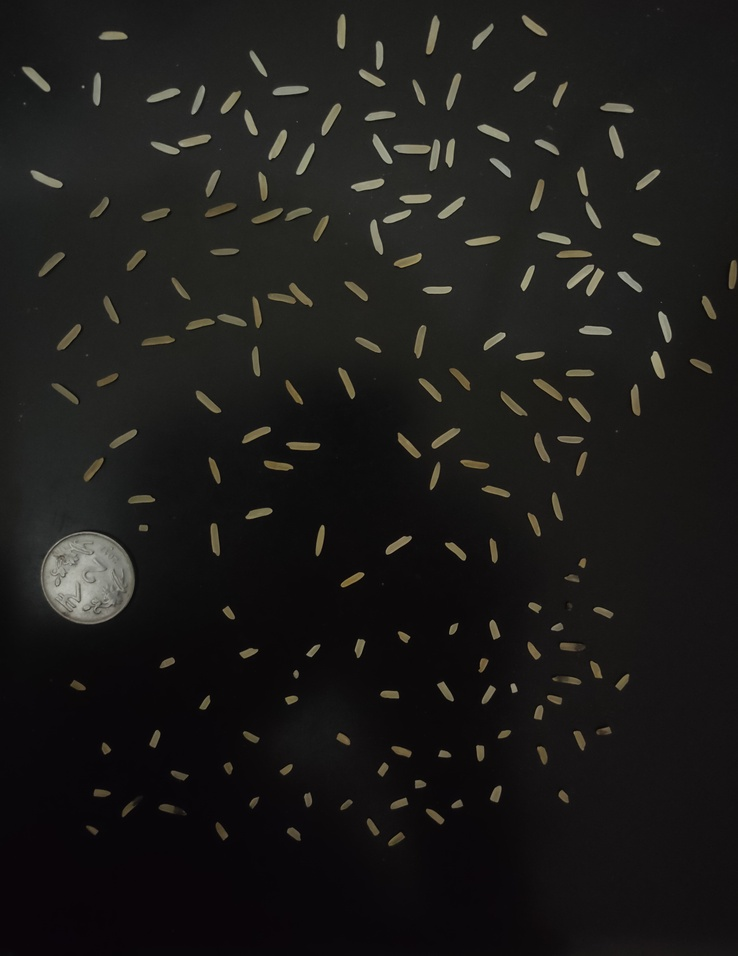
#> input picture batch_dataset/picCacloaigao (1).jpg, 738 x 956 px, shrunk from 3000 x 3887 before the run
$ python -i segmentation.py   (imports and definitions only)
#> lines starting #> are read from the running program, lines starting #| are printed output that depends on the picture; after the words box and inside, x2 and y2 are one past the last pixel; in counts of white or black regions, pixels touching at a corner belong together
"""Member 2: Otsu, morphology, connected components and optional watershed."""
from dataclasses import dataclass
import cv2
import numpy as np
from scipy import ndimage as ndi
from skimage.morphology import h_maxima


@dataclass
class GrainRegion:
    grain_id: int
    bbox: tuple
    mask: np.ndarray
    contour: np.ndarray
    centroid: tuple
    touches_border: bool
    was_split: bool = False


@dataclass
class SegmentationResult:
    binary: np.ndarray
    labels: np.ndarray
    regions: list
    threshold: float
    foreground: str
    warnings: list


def _split_component(mask, min_area):
    """Use separated distance maxima as seeds; avoid splitting a thin grain into many pieces."""
    distance = cv2.distanceTransform(mask.astype(np.uint8), cv2.DIST_L2, 5)
    smooth = cv2.GaussianBlur(distance, (5, 5), 0)
    height = max(1.0, float(distance.max()) * 0.22)
    maxima = h_maxima(smooth, height) & mask
    count, seeds = cv2.connectedComponents(maxima.astype(np.uint8))
    if count <= 2:
        return [mask]
    centers = []
    for seed_id in range(1, count):
        ys, xs = np.where(seeds == seed_id)
        best = np.argmax(smooth[ys, xs])
        centers.append((float(smooth[ys[best], xs[best]]), int(ys[best]), int(xs[best])))
    chosen = []
    for peak, y, x in sorted(centers, reverse=True):
        if all(np.hypot(y - yy, x - xx) >= max(3, min(peak, pp) * 1.25) for pp, yy, xx in chosen):
            chosen.append((peak, y, x))
    if len(chosen) < 2:
        return [mask]
    markers = np.zeros(mask.shape, np.int32)
    markers[~mask] = 1
    for i, (_, y, x) in enumerate(chosen, 2):
        markers[y, x] = i
    relief = np.uint8(255 - cv2.normalize(smooth, None, 0, 255, cv2.NORM_MINMAX))
    cv2.watershed(cv2.cvtColor(relief, cv2.COLOR_GRAY2BGR), markers)
    valid = (markers > 1) & mask
    if not valid.any():
        return [mask]
    # Assign watershed boundaries/background leakage to the nearest surviving seed region.
    nearest = ndi.distance_transform_edt(~valid, return_distances=False, return_indices=True)
    filled = markers[tuple(nearest)]
    parts = [(filled == i) & mask for i in range(2, len(chosen) + 2)]
    if any(int(p.sum()) < min_area for p in parts):
        return [mask]
    return parts


def segment_grains(gray, min_area=12, foreground='auto', opening=1, closing=1, watershed=True, threshold_override=None):
    if gray.ndim != 2 or gray.dtype != np.uint8:
        raise ValueError('Phân đoạn cần ảnh xám uint8.')
    if min_area < 1 or opening < 0 or closing < 0:
        raise ValueError('Diện tích tối thiểu dương, số lần hình thái học không âm.')
    if foreground not in {'auto', 'bright', 'dark'}:
        raise ValueError('foreground phải là auto, bright hoặc dark.')
    threshold, binary = cv2.threshold(gray, 0, 255, cv2.THRESH_BINARY + cv2.THRESH_OTSU)
    if threshold_override is not None:
        if not 0 <= threshold_override <= 255:
            raise ValueError('Ngưỡng thủ công phải nằm trong [0,255].')
        threshold, binary = cv2.threshold(gray, float(threshold_override), 255, cv2.THRESH_BINARY)
    if foreground == 'auto':
        border = np.concatenate((binary[0], binary[-1], binary[:, 0], binary[:, -1]))
        foreground = 'dark' if np.mean(border > 0) > 0.5 else 'bright'
    if foreground == 'dark':
        binary = cv2.bitwise_not(binary)
    kernel = cv2.getStructuringElement(cv2.MORPH_ELLIPSE, (3, 3))
    if opening:
        binary = cv2.morphologyEx(binary, cv2.MORPH_OPEN, kernel, iterations=opening)
    if closing:
        binary = cv2.morphologyEx(binary, cv2.MORPH_CLOSE, kernel, iterations=closing)
    # Fill only enclosed holes, retaining the outside boundary.
    binary = ndi.binary_fill_holes(binary > 0).astype(np.uint8) * 255
    n, components, stats, _ = cv2.connectedComponentsWithStats(binary)
    labels = np.zeros(gray.shape, np.int32)
    regions = []
    clean = np.zeros_like(binary)
    for component_id in range(1, n):
        x, y, w, h, area = map(int, stats[component_id])
        if area < min_area:
            continue
        # Padding lets watershed see background even when the bounding box is tight.
        x0, y0 = max(0, x - 2), max(0, y - 2)
        x1, y1 = min(gray.shape[1], x + w + 2), min(gray.shape[0], y + h + 2)
        local = components[y0:y1, x0:x1] == component_id
        contours, _ = cv2.findContours(local.astype(np.uint8), cv2.RETR_EXTERNAL, cv2.CHAIN_APPROX_SIMPLE)
        contour = max(contours, key=cv2.contourArea)
        hull_area = cv2.contourArea(cv2.convexHull(contour))
        solidity = cv2.contourArea(contour) / hull_area if hull_area else 1.0
        parts = _split_component(local, min_area) if watershed and solidity < 0.97 else [local]
        for part in parts:
            ys, xs = np.where(part)
            px, py = int(xs.min()), int(ys.min())
            pw, ph = int(xs.max() - px + 1), int(ys.max() - py + 1)
            roi = part[py:py+ph, px:px+pw].astype(np.uint8) * 255
            cc, _ = cv2.findContours(roi, cv2.RETR_EXTERNAL, cv2.CHAIN_APPROX_SIMPLE)
            contour = max(cc, key=cv2.contourArea)
            gx, gy = x0 + px, y0 + py
            contour = contour + np.array([[[gx, gy]]], np.int32)
            grain_id = len(regions) + 1
            labels[gy:gy+ph, gx:gx+pw][roi > 0] = grain_id
            clean[gy:gy+ph, gx:gx+pw][roi > 0] = 255
            touches = gx == 0 or gy == 0 or gx+pw == gray.shape[1] or gy+ph == gray.shape[0]
            regions.append(GrainRegion(grain_id, (gx, gy, pw, ph), roi, contour,
                                       (float(xs.mean()+x0), float(ys.mean()+y0)), touches, len(parts) > 1))
    warnings = []
    if not regions:
        warnings.append('Không phát hiện vùng hợp lệ; kiểm tra nền, ánh sáng và diện tích tối thiểu.')
    if np.mean(clean > 0) > 0.6:
        warnings.append('Tiền cảnh chiếm hơn 60% ảnh; kiểm tra lựa chọn nền và các hạt chồng lấp.')
    if any(r.was_split for r in regions):
        warnings.append('Có vùng được tách bằng Watershed; cần kiểm tra bằng mắt trước khi gán nhãn chuẩn.')
    return SegmentationResult(clean, labels, regions, float(threshold), foreground, warnings)

>>> import cv2
>>> picture = cv2.imread('batch_dataset/picCacloaigao (1).jpg', cv2.IMREAD_GRAYSCALE)
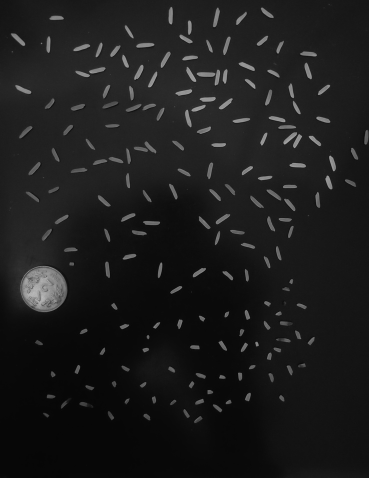
#> picture: shape (956, 738) (shown at 1/2 size); min 0, max 188, mean 27.7
>>> result = segment_grains(picture)
#> in segment_grains, `threshold, binary = cv2.threshold(gray, 0, 255, cv2.THRESH_BINARY + cv..`:
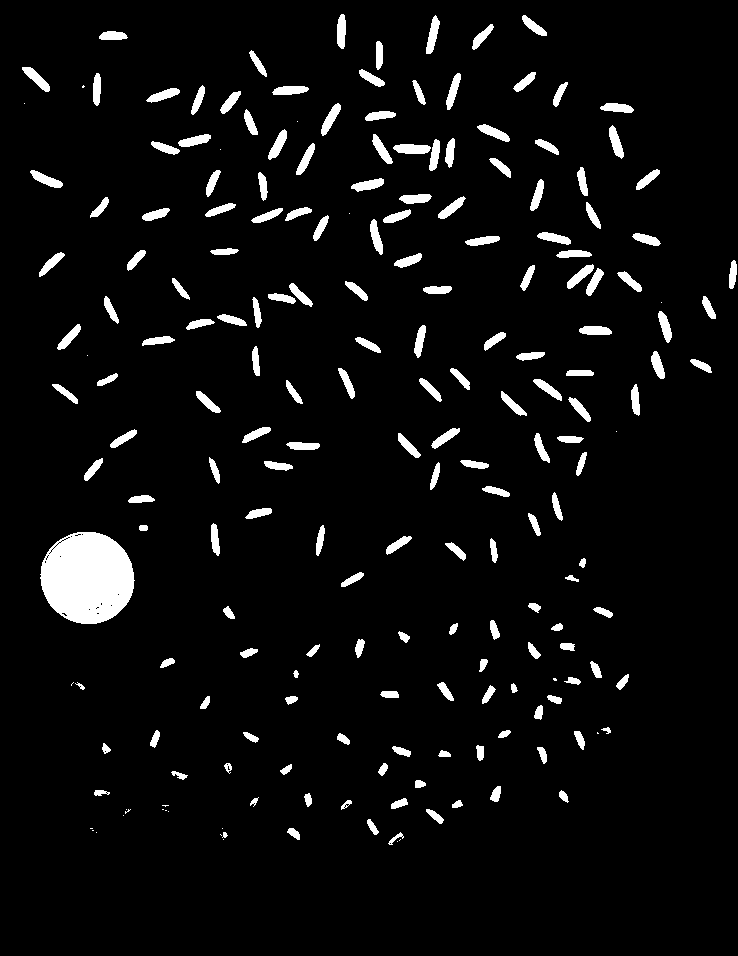
#> binary: shape (956, 738); 5.2% white; 208 white regions (26 under 20 px), largest, box (x1, y1, x2, y2) and area: (40, 532, 135, 624) 6766, (393, 144, 431, 154) 311, (426, 15, 440, 54) 289
#> in segment_grains, `threshold, binary = cv2.threshold(gray, 0, 255, cv2.THRESH_BINARY + cv..`: threshold = 70
#> in segment_grains, `border = np.concatenate((binary[0], binary[-1], binary[:, 0], binary[:..`: border = 3388 values from 0 to 0
#> in segment_grains, `foreground = 'dark' if np.mean(border > 0) > 0.5 else 'bright'`: foreground = 'bright'
#> in segment_grains, `n, components, stats, _ = cv2.connectedComponentsWithStats(binary)`:
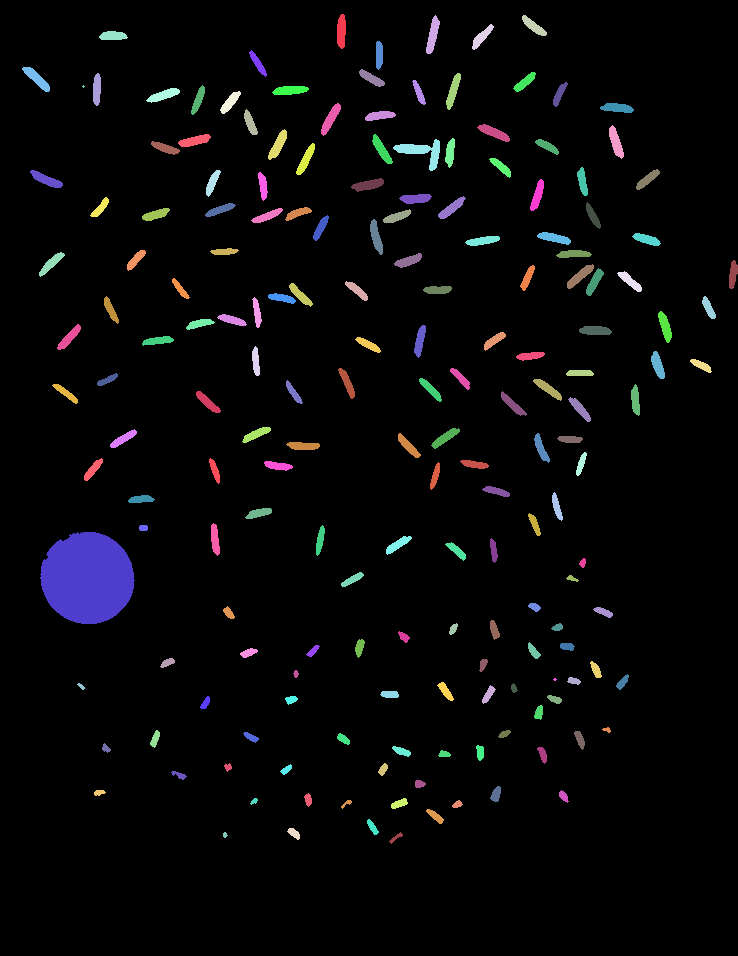
#> components: shape (956, 738) int32; 184 distinct labels, from 0 to 183; one colour per label, 0 black
#> in segment_grains, `n, components, stats, _ = cv2.connectedComponentsWithStats(binary)`: n = 184; stats = 184 rows, first 6: [0, 0, 738, 956, 669270], [337, 14, 9, 35, 261], [426, 15, 14, 39, 288], [522, 15, 25, 21, 216], [472, 24, 22, 26, 212], [99, 31, 29, 9, 209]
#> the loop in segment_grains, `for component_id in range(1, n):` made 183 passes
#> (x, y, w, h, area, x0, y0, x1) on passes 1 to 3: (337, 14, 9, 35, 261, 335, 12, 348), (426, 15, 14, 39, 288, 424, 13, 442), (522, 15, 25, 21, 216, 520, 13, 549)
#> pass 3, in segment_grains, `local = components[y0:y1, x0:x1] == component_id`:
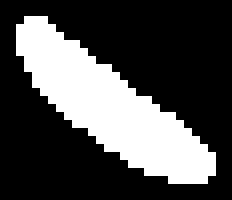
#> local: shape (25, 29) bool (shown 8 times larger); 29.8% white; 1 white region, box (x1, y1, x2, y2) and area: (2, 2, 27, 23) 216
#> pass 3, in _split_component (call 3), `smooth = cv2.GaussianBlur(distance, (5, 5), 0)`:
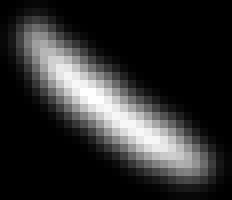
#> smooth: shape (25, 29) float32 (shown 8 times larger); min 0, max 3.6, mean 0.651; drawn with min black and max white
#> pass 3, in _split_component (call 3), `maxima = h_maxima(smooth, height) & mask`:
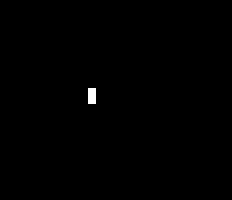
#> maxima: shape (25, 29) (shown 8 times larger); values 0 (black) and 1 (white), 0.28% white in thin lines or dots, all inside (x1, y1, x2, y2) = (11, 11, 12, 13)
#> after the loop in segment_grains, `for component_id in range(1, n):`:
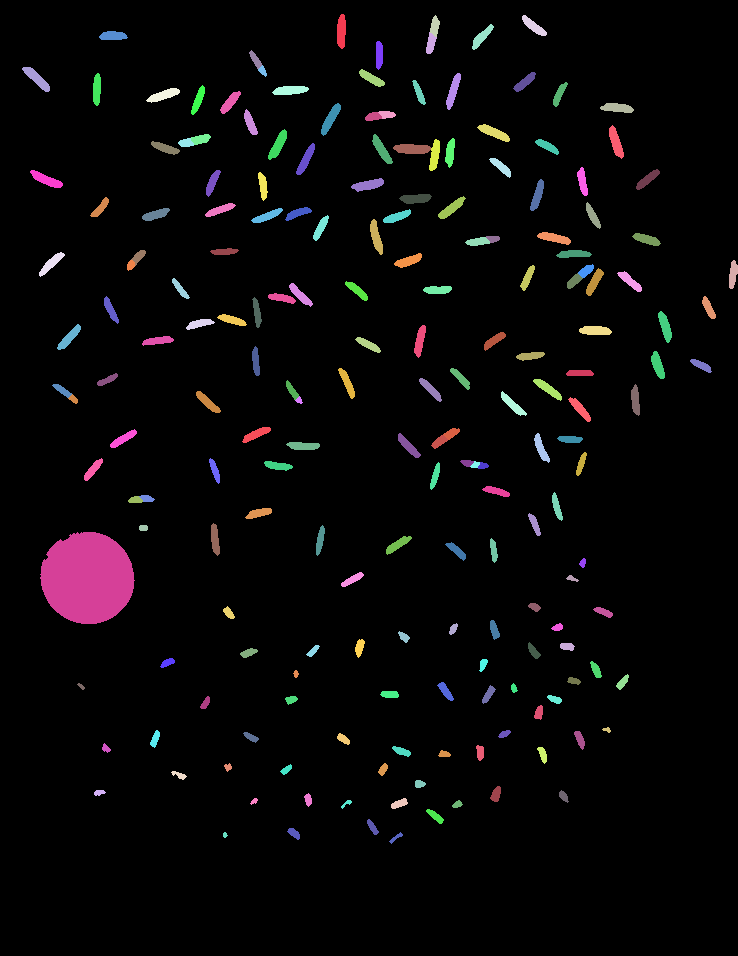
#> labels: shape (956, 738) int32; 196 distinct labels, from 0 to 195; one colour per label, 0 black

$ run again, on batch_dataset/picCacloaigao (10).jpg
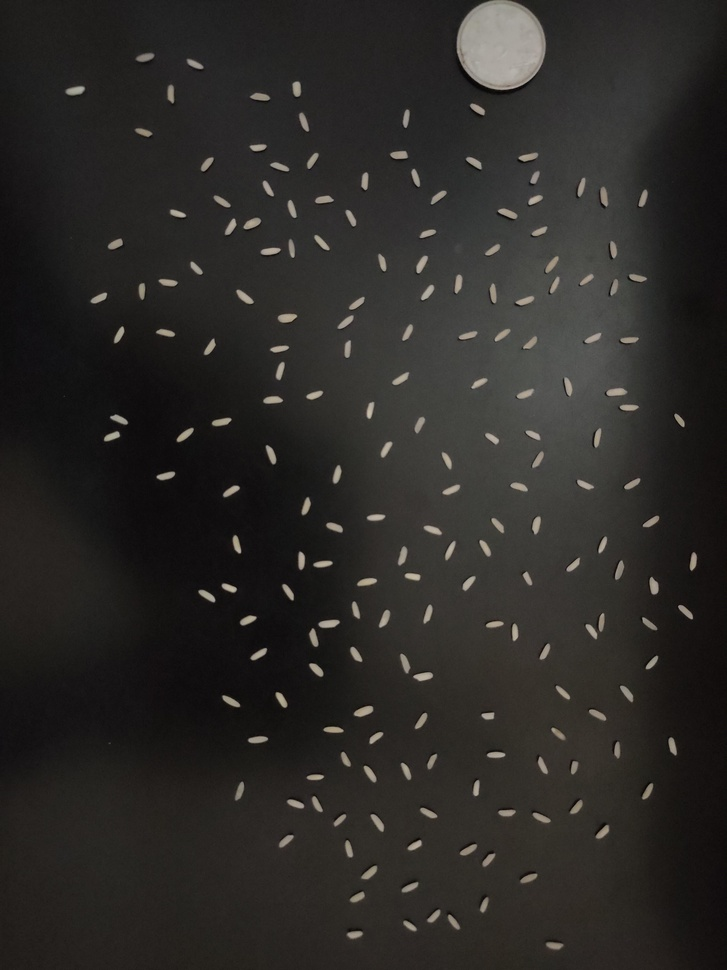
#> input picture batch_dataset/picCacloaigao (10).jpg, 727 x 970 px, shrunk from 3000 x 4000 before the run
#> in segment_grains, `threshold, binary = cv2.threshold(gray, 0, 255, cv2.THRESH_BINARY + cv..`:
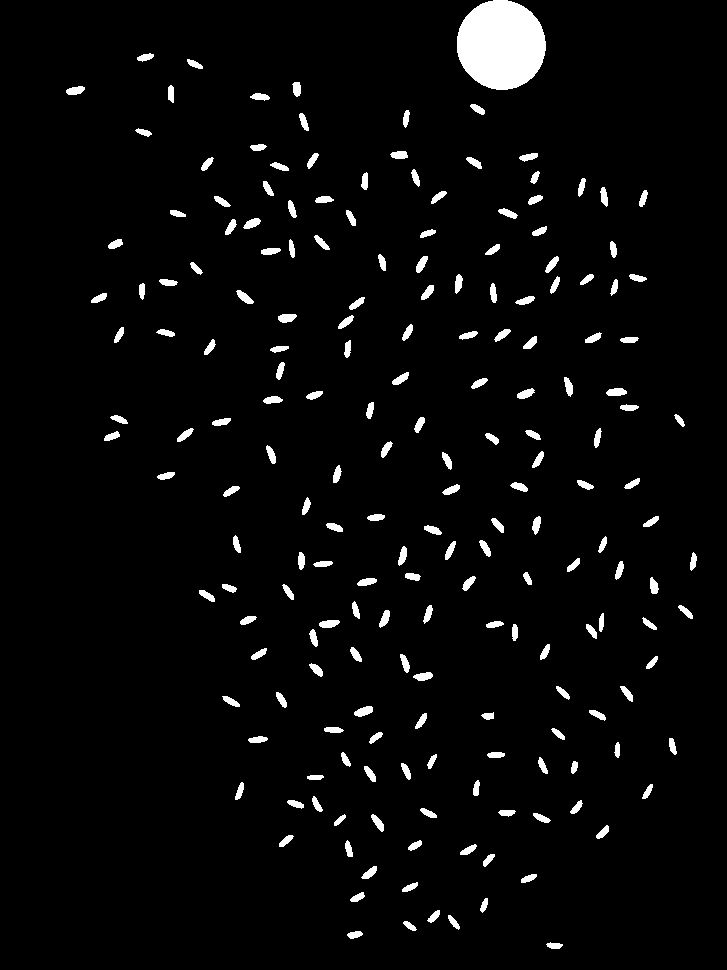
#> binary: shape (970, 727); 3.6% white; 196 white regions, largest, box (x1, y1, x2, y2) and area: (457, 0, 546, 90) 6292, (354, 706, 373, 717) 140, (606, 388, 627, 396) 135
#> threshold = 91
#> border = 3394 values, max 255 at index 493, min 0 at index 0, mean 1.13
#> foreground = 'bright'
#> components: shape (970, 727) int32; 197 distinct labels, from 0 to 196
#> n = 197; stats = 197 rows, first 6: [0, 0, 727, 970, 680225], [457, 0, 89, 90, 6299], [137, 53, 17, 9, 93], [187, 59, 16, 10, 86], [292, 82, 9, 15, 103], [168, 85, 6, 18, 91]
#> the loop in segment_grains, `for component_id in range(1, n):` made 196 passes
#> (x, y, w, h, area, x0, y0, x1) on passes 2 to 4: (137, 53, 17, 9, 93, 135, 51, 156), (187, 59, 16, 10, 86, 185, 57, 205), (292, 82, 9, 15, 103, 290, 80, 303)
#> pass 1, in segment_grains, `local = components[y0:y1, x0:x1] == component_id`:
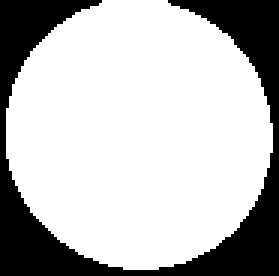
#> local: shape (92, 93) bool (shown 3 times larger); 73.6% white; 1 black region, box (x1, y1, x2, y2) and area: (0, 0, 93, 92) 2257

$ run again, on batch_dataset/picCacloaigao (11).jpg
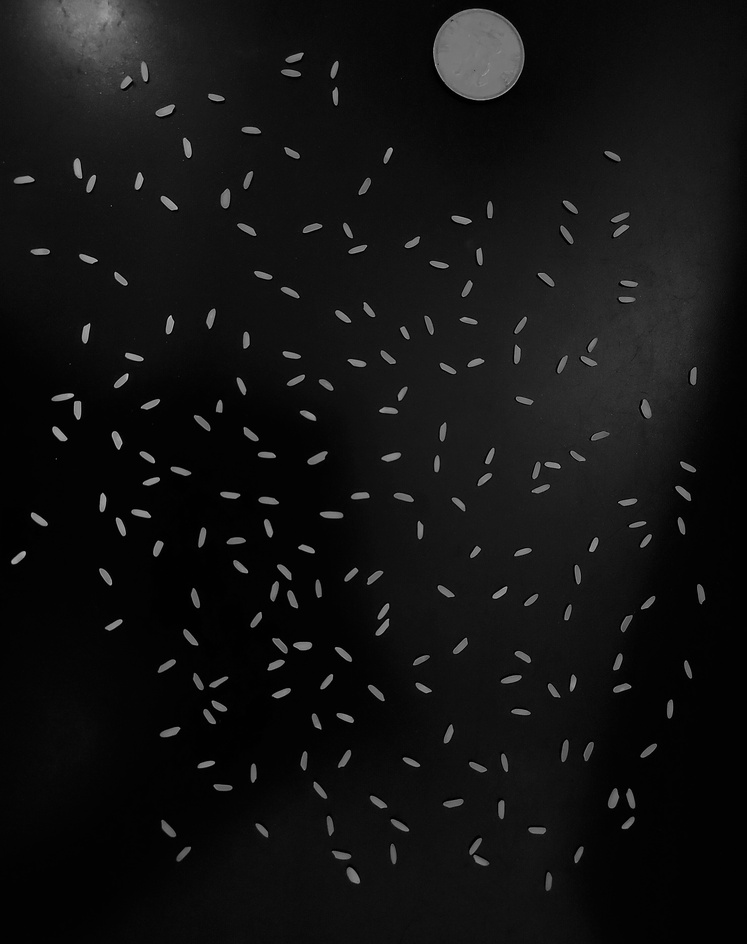
#> input picture batch_dataset/picCacloaigao (11).jpg, 747 x 944 px, shrunk from 2971 x 3754 before the run
#> picture is the input picture: shape (944, 747); min 0, max 207, mean 18.5
#> in segment_grains, `threshold, binary = cv2.threshold(gray, 0, 255, cv2.THRESH_BINARY + cv..`:
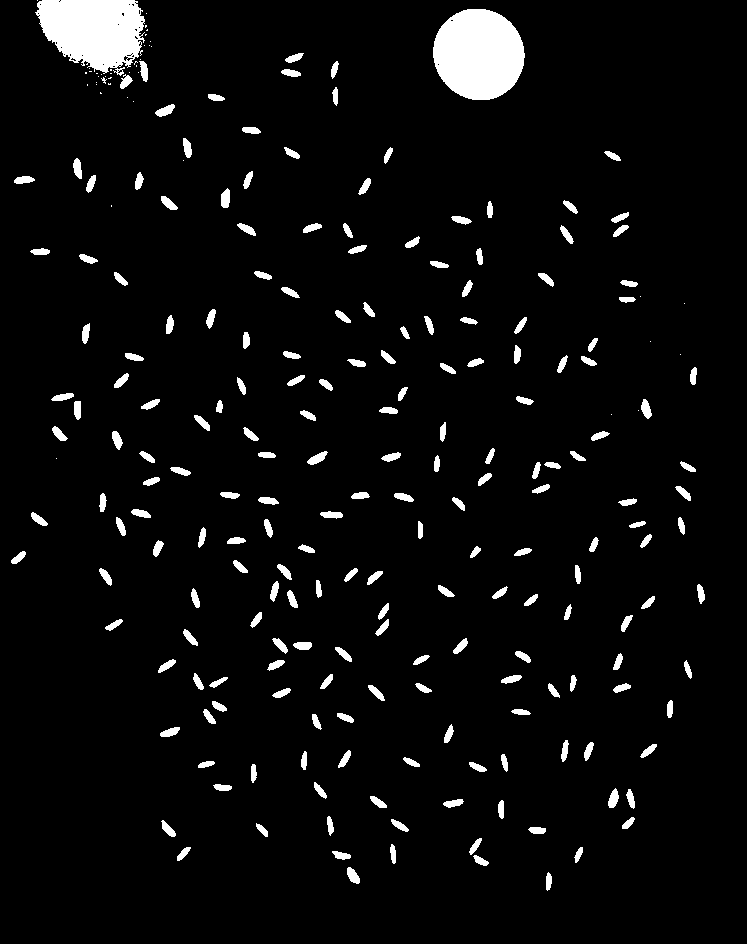
#> binary: shape (944, 747); 4.7% white; 246 white regions (41 under 20 px), largest, box (x1, y1, x2, y2) and area: (433, 9, 525, 100) 6572, (35, 0, 145, 76) 5994, (307, 451, 328, 465) 149
#> threshold = 61
#> border = 3382 values, max 255 at index 37, min 0 at index 0, mean 7.01
#> foreground = 'bright'
#> components: shape (944, 747) int32; 208 distinct labels, from 0 to 207
#> n = 208; stats = 208 rows, first 6: [0, 0, 747, 944, 672406], [36, 0, 109, 73, 5868], [433, 9, 92, 91, 6574], [285, 53, 18, 10, 106], [140, 61, 8, 21, 123], [331, 61, 8, 17, 83]
#> the loop in segment_grains, `for component_id in range(1, n):` made 207 passes
#> (x, y, w, h, area, x0, y0, x1) on passes 3 to 5: (285, 53, 18, 10, 106, 283, 51, 305), (140, 61, 8, 21, 123, 138, 59, 150), (331, 61, 8, 17, 83, 329, 59, 341)
#> pass 1, in _split_component, `distance = cv2.distanceTransform(mask.astype(np.uint8), cv2.DIST_L2, 5)`:
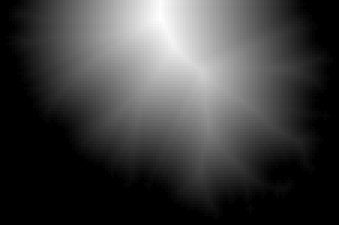
#> distance: shape (75, 113) float32 (shown 3 times larger); min 0, max 48.59, mean 12.2; drawn with min black and max white
